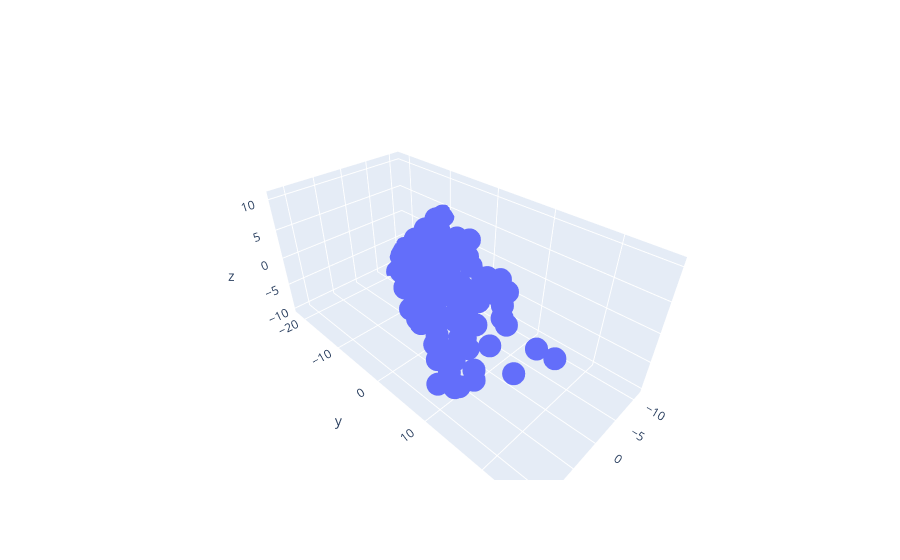

Write notebook code for a chart like this one.
### Code cell
import plotly.graph_objects as go 

v_1 = np.array([3, 5, 1])
v_2 = np.array([0, 2, 2])

xlim = [-4, 4]

scale = np.random.uniform(low = xlim[0], high = xlim[1], size = (100, 2))

point = np.zeros((100, 3))

for i in range(len(scale)): 
    point[i, :] = v_1 * scale[i, 0]  + v_2 * scale[i, 1]

fig = go.Figure(data = [
    go.Scatter3d(x = point[:, 0], y = point[:, 1], z = point[:, 2], mode = 'markers')
])

fig.show()
